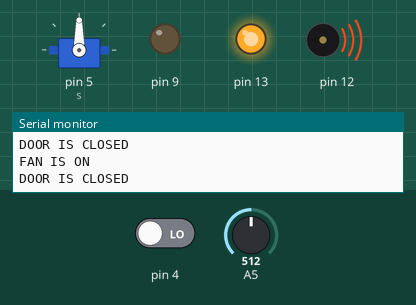
The sketch below on a simulated Arduino Uno, built with avr-gcc and run on an emulated ATmega328P. Shown: servo, output pins drawn as LEDs (lit = HIGH), buzzer (waves = sounding), the last lines printed to the serial monitor. The test bench sets the inputs (shaded band); at power-on: A5 = 512, pin 4 LOW.

Above: at 1.8 s.
1.9 s: A5 set to 184
3.4 s: A5 set to 161
At 4.7 s:
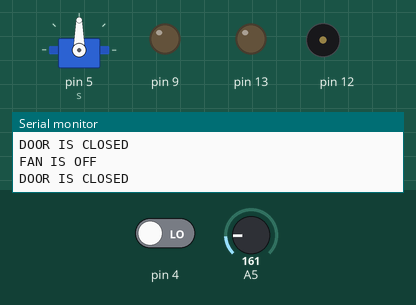
5.5 s: pin 4 driven HIGH
At 6.7 s:
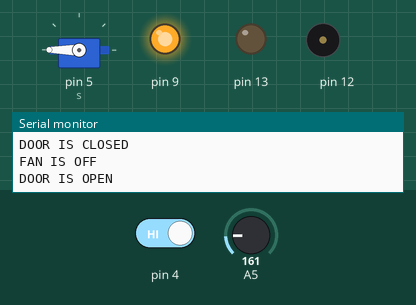
7.5 s: pin 4 driven LOW
At 8.7 s:
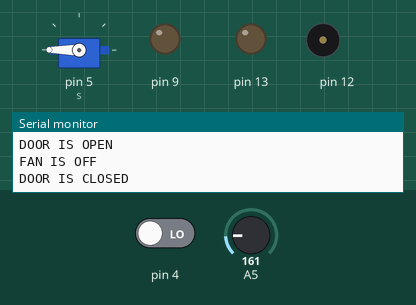
9.5 s: A5 set to 190
At 11.2 s:
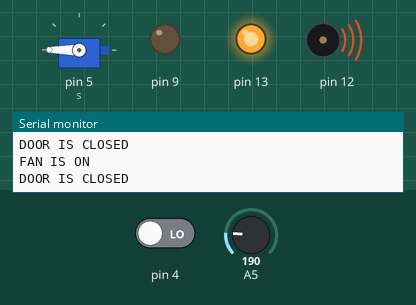
11.5 s: pin 4 driven HIGH
At 13.4 s:
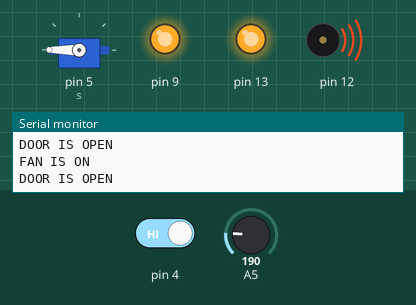
Timing chart, 0 to 14.5 s (numbered marks = the images above; inputs shaded):
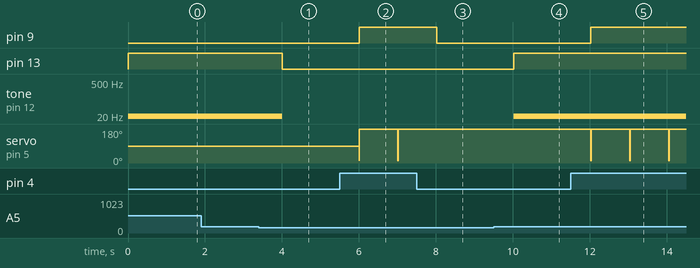

The sketch:

737819ECR177_assignment1.ino
```cpp
// C++ code
//
#include<Servo.h>
Servo s;
void setup()
{
  pinMode(13,OUTPUT);
  pinMode(12,OUTPUT);
  pinMode(9,OUTPUT);
  s.attach(5);
  Serial.begin(9600);
}

void loop()
{
  double x=analogRead(A5);
  double y=(((x/1024)*5)-0.5)*100;
  if(y>35)
  {
    Serial.println("FAN IS ON");
    tone(12,5);
    digitalWrite(13,1);
  }
  else
  {
    Serial.println("FAN IS OFF");
    noTone(12);
    digitalWrite(13,0);
  }

  int a=digitalRead(4);
  if(a==1)
  {
    Serial.println("DOOR IS OPEN");
    digitalWrite(9,1);
    for(int i=0;i<=180;i++)
  {
    s.write(i);
  }
  }
  else
  {
    Serial.println("DOOR IS CLOSED");
    digitalWrite(9,0);
  }
  delay(1000);
}
```

Measured:
- the behaviour switches between 175 and 174 on A5 (found by bisection; images 0 and 1)
- after the input at 3.4 s, pin 13: HIGH → LOW after 0.60 s; tone on pin 12: 5 Hz → silent after 0.60 s
- after the input at 5.5 s, pin 9: LOW → HIGH after 0.50 s; servo on pin 5 (s): 90° → 180° after 0.50 s
- after the input at 7.5 s, pin 9: HIGH → LOW after 0.53 s; servo on pin 5 (s): stops changing and stays 180°
- after the input at 9.5 s, pin 13: LOW → HIGH after 0.53 s; tone on pin 12: silent → 5 Hz after 0.53 s
- after the input at 11.5 s, pin 9: LOW → HIGH after 0.53 s; servo on pin 5 (s): alternates 180° for 1.0 s and 12° for 0.01 s, starting after 0.53 s
